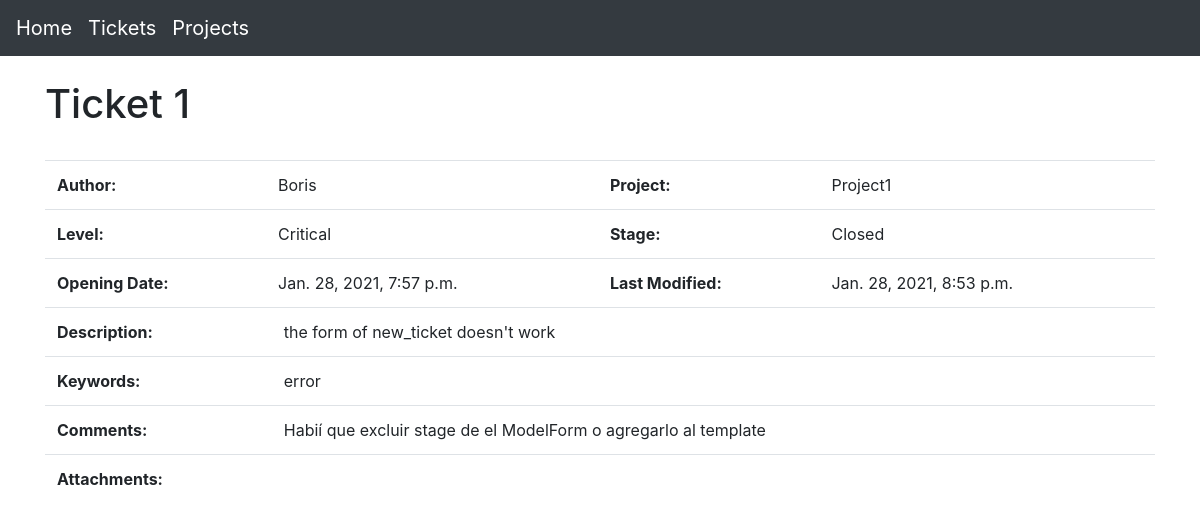
The page /ticket/1/ on the database its author committed.
### Btapp/models.py (models this page shows, shortened)
class Ticket(models.Model):
    class Levels(models.TextChoices):   # tienen la propiedad .label que da el nombre
        Improvement = 10, _('Improvement') # primera entrada: valor en el modelo, segunda entreda: human-readable
        Trivial = 20, _('Trivial')
        Less = 30, _('Less')
        Normal = 50, _('Normal')
        Major = 70, _('Major')
        Critical = 90, _('Critical')
    class Stages(models.TextChoices):
        Registered = 20, _('Registered')
        Working_On = 60, _('Working on')
        Closed = 80, _('Closed')
    author = models.ForeignKey(User, on_delete=models.CASCADE)
    project = models.ForeignKey(Project, on_delete=models.CASCADE)
    level = models.CharField(max_length=2, choices=Levels.choices, default=Levels.Improvement)
    stage = models.CharField(max_length=2, choices=Stages.choices, default=Stages.Registered)
    opening_date = models.DateTimeField(auto_now_add=True) # Automatically set the field to now when the object is first created.
    last_modified = models.DateTimeField(auto_now=True) # Automatically set the field to now every time the object is saved.
    description = models.TextField(max_length=500)
    keywords = models.TextField(max_length=100, null=True, blank=True)
    comments = models.TextField(max_length=1000, null=True, blank=True)
    attachments = models.FileField(blank=True, null=True, upload_to='uploads') # to specify a subdirectory of MEDIA_ROOT: MEDIA_ROOT/uploads

class Project(models.Model):
    title = models.CharField(max_length=30)
    author = models.ForeignKey(User, on_delete=models.CASCADE, null=True)
    registration_date = models.DateTimeField(auto_now_add=True)
    def __str__(self):
        return self.title

### Btapp/views.py (the view)
# urls.py: path('ticket/<int:pk>/', views.TicketDetailView.as_view(), name='ticket_detail'),
class TicketDetailView(generic.DetailView):
    model = Ticket
    template_name = 'Btapp/ticket_detail.html'

### Btapp/templates/Btapp/ticket_detail.html
{% extends "base.html" %}
{% load crispy_forms_tags %}
{% block content %}
<table class="table table-responsive-sm" style="margin-block: 0pt;">
    <thead>
        <h1>Ticket {{ ticket.id }}</h1>
        <br>
    </thead>
    <tbody>
        <tr>
            <th>Author:</th><td class="segunda-col">{{ticket.author}}</td>
            <th>Project:</th><td class="segunda-col">{{ticket.project}}</td>
        </tr>
        <tr>
            <th>Level:</th><td class="segunda-col">{{ticket.get_level_display}}</td>
            <th>Stage:</th><td class="segunda-col">{{ticket.get_stage_display}}</td>
        </tr>
        <tr>
            <th>Opening Date:</th><td class="segunda-col">{{ticket.opening_date}}</td>
            <th>Last Modified:</th><td class="segunda-col">{{ticket.last_modified}}</td>
        </tr>
    </tbody>
</table>
<table class="table table-responsive-sm" style="margin-block: 0pt;">
    <tbody>
        <tr><th>Description:</th><td class="segunda-col">{{ticket.description}}</td></tr>
        <tr><th>Keywords:</th><td class="segunda-col">{{ticket.keywords}}</td></tr>
        <tr><th>Comments:</th><td class="segunda-col">{{ticket.comments}}</td></tr>
        <tr><th>Attachments:</th><td class="segunda-col">{{ticket.attachments}}</td></tr>
    </tbody>
</table>
{% endblock %}

### rows shown on the page
Ticket: id "1", author "Boris", project "Project1", level "Critical", stage "Closed", opening_date "Jan. 28, 2021, 7:57 p.m.", last_modified "Jan. 28, 2021, 8:53 p.m.", description "the form of new_ticket doesn't work", keywords "error", comments "Habií que excluir stage de el ModelForm o agregarlo al template"
